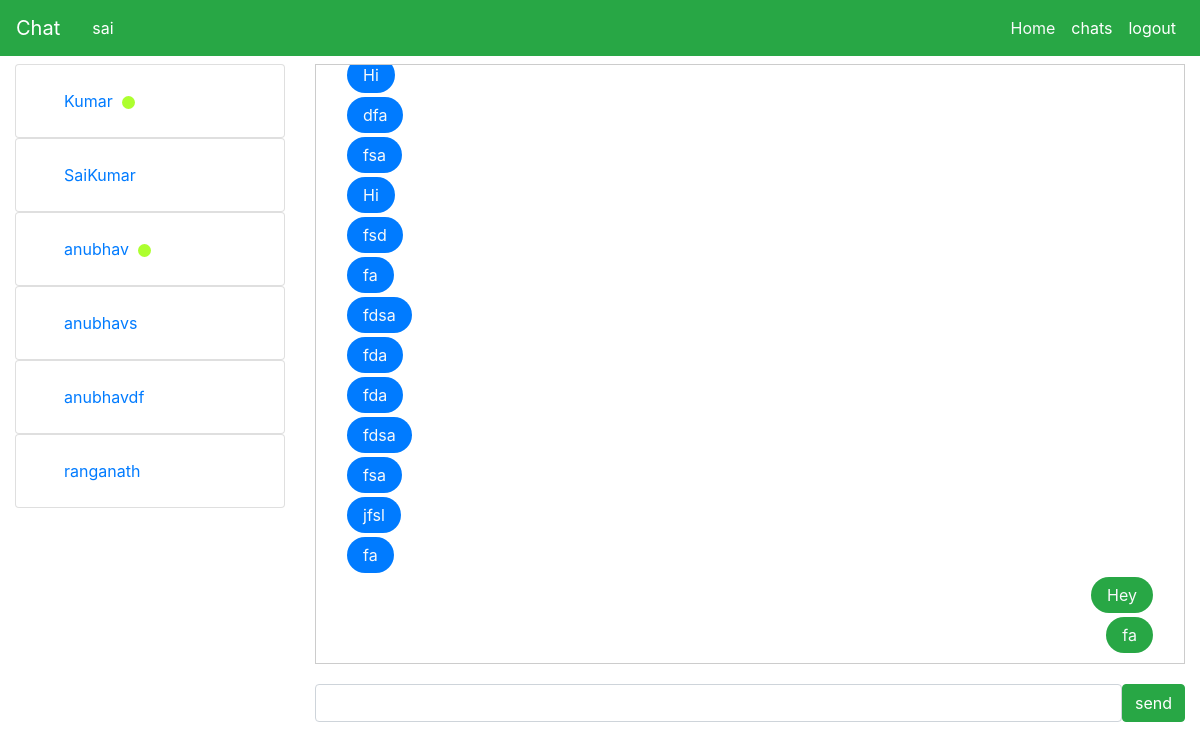
Page /chat/2 (signed in) on the committed database.
### chat/models.py (models this page shows, shortened)
class Profile(models.Model):
    user = models.OneToOneField(User,on_delete=models.CASCADE)
    name = models.CharField(max_length=20)
    status = models.BooleanField(default=False)
    def __init__(self, *args, **kwargs):
        super().__init__(*args, **kwargs)
        if hasattr(self,'user'):
            if not self.name:
                self.name = self.user.username

class Message(models.Model):
    sender = models.ForeignKey(Profile,related_name="messages",on_delete=models.SET)
    timestamp = models.DateTimeField(auto_now_add=True,editable=False)
    recepient = models.ForeignKey(Profile,on_delete = models.SET)
    message = models.TextField()
    class Meta:
        ordering =('timestamp',)

### chat/views.py (the view)
# urls.py: path('chat/<id>',views.chat,name="chat"),
def chat(request,id):
    profile = Profile.objects.get(id = id)
    profiles= Profile.objects.exclude(user = request.user)# to Show all Profiles in page
    messages = Message.objects.filter(
        Q(recepient = request.user.profile,sender = profile) | Q(recepient = profile,sender = request.user.profile)
        )
    return render(request,'chat/chat.html',{'profile':profile,'profiles':profiles,'messagess':messages})

### chat/templates/chat/chat.html (shortened to what this page needs)
{% extends 'chat/base.html' %}
{% load static %}
{% block chats %}
{% for profile in profiles %}
<div class="card p-4 pl-5" >
  <a  class="card-link" id="profile_{{profile.pk}}" href="{% url 'chat' profile.pk %}" >{{profile.name|default:"NOne"}}
    {% if profile.status %}
    <span class="status-indicator" id="{{profile.pk}}" ></span>
    {% else %}
  <span id="{{profile.pk}}" ></span>{% endif %}
</a>
</div>
{% endfor %}
{% endblock %}
{% block content %}
<div id="chatContainer" onclick="window.location.href='#message'"  class="container">
  {% for message in messagess %}
  {% if message.sender == user.profile %}
  <div  class="card-text  m-3 text-right">
    <span  class = "bg-success text-light pt-2 pb-2 pl-3 pr-3 rounded-pill">{{message.message}}</span>
  </div>
  {% else %}
  <div class="card-text  m-3 text-left">
    <span class = "bg-primary text-light  pt-2 pb-2 pl-3 pr-3 rounded-pill ">{{message.message}}</span>
  </div>
  {% endif %}
  {% endfor %}
</div>
  <div class="d-flex" >
    <input type="text" class="form-control"  name="message" id="message">
    <input type="button"value="send" onclick="sendMessage()" class="btn btn-success ">
  </div>
{% endblock %}

### chat/templates/chat/base.html (shortened to what this page needs)
<!DOCTYPE html>
<html lang="en">
<head>
    <link rel="stylesheet" href="https://cdn.jsdelivr.net/npm/bootstrap@4.3.1/dist/css/bootstrap.min.css">
</head>
<body>
    <nav class="navbar navbar-dark sticky-top  bg-success navbar-expand-lg">
        <a class="navbar-brand" href="#">Chat</a>
        <a class="nav-link text-white" >{{user}}</a>
        <div class="navbar-collapse justify-content-end" id="navbarNav">
            <ul class="navbar-nav">
                {% if user.is_authenticated %}
                <li class="nav-item"><a class="nav-link text-light" href="/">Home</a></li>
                <li class="nav-item">
                    <a class="nav-link text-white" href="/chats">chats</a>
                </li>
                <li class="nav-item">
                    <a class="nav-link text-white" href="{% url 'logout' %}">logout</a>
                </li>
                {% endif %}
            </ul>
        </div>
  </nav>
  {% block body %}
  <div class="container-fluid">
    <div class="row">
        <div class="col-md-3 mt-2 sidebar">
            {% block chats %}{% endblock %}
        </div>
        <div class="col-md-9 mt-2  content">
            {% block content %}{% endblock %}
        </div>
    </div>
</div>
{% endblock %}
</body>
</html>

### chat/templates/chat/chat.html (style rules this page uses)
#chatContainer { height: 600px; overflow-y: auto; border: 1px solid #ccc; margin-bottom: 20px; transition: 0s; }
.status-indicator { width: 13px; height: 13px; border-radius: 50%; display: inline-block; margin-left: 5px; position: relative; top:2px; background-color: greenyellow; }

### rows in the picture
Profile: name "Kumar"
Profile: name "SaiKumar"
Profile: name "anubhav"
Profile: name "anubhavs"
Profile: name "anubhavdf"
Profile: name "ranganath"
Message: message "Hi"
Message: message "dfa"
Message: message "fsa"
Message: message "Hi"
Message: message "fsd"
Message: message "fa"
Message: message "fdsa"
Message: message "fda"
Message: message "fda"
Message: message "fdsa"
Message: message "fsa"
Message: message "jfsl"
Message: message "fa"
Message: message "Hey"
Message: message "fa"

### other values in the picture
{{ user }} "sai"
